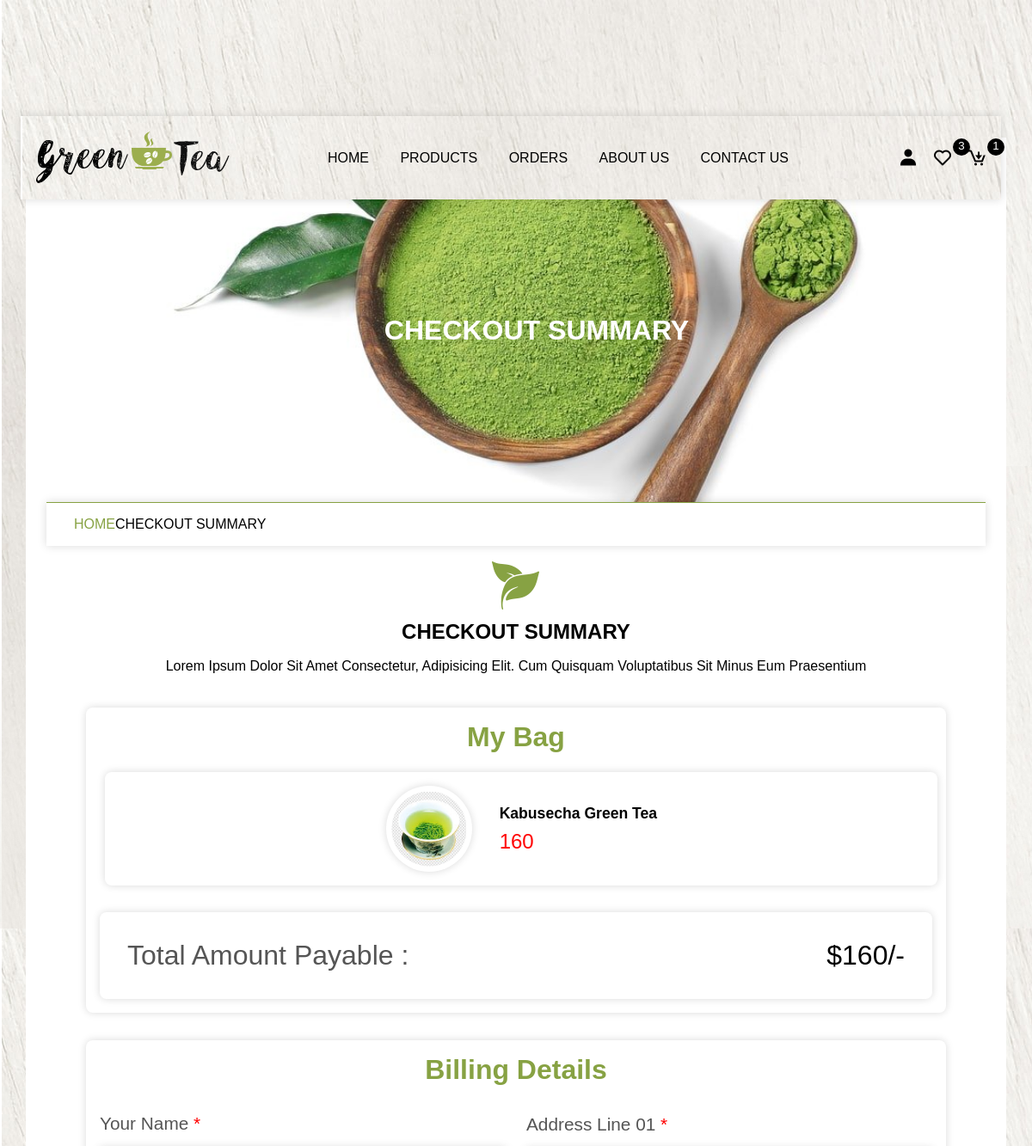
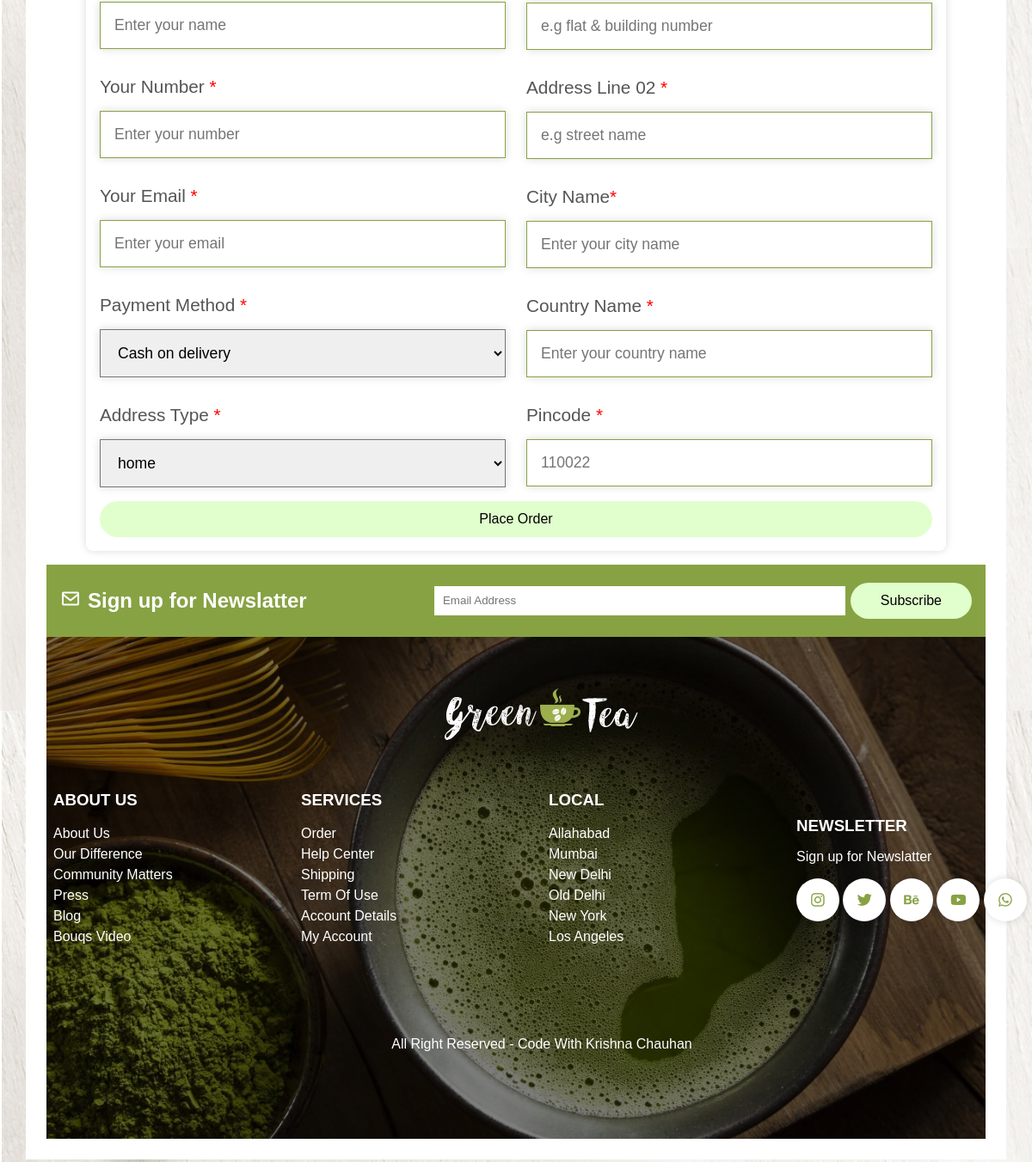
The page /checkout.php?get_id=3 on the database its author committed (2 pictures, top to bottom).
### tables this page shows
CREATE TABLE `products` (
  `id` int(25) NOT NULL,
  `name` varchar(255) NOT NULL,
  `price` int(255) NOT NULL,
  `image` varchar(255) NOT NULL,
  `product_detail` varchar(255) NOT NULL
);

### checkout.php (the view, shortened to what this page needs)
<?php
include 'components/connection.php';
?>
<!DOCTYPE html>
<html lang="en">
<head>
    <link href='https://unpkg.com/boxicons@2.1.4/css/boxicons.min.css' rel='stylesheet'>
</head>
<body>
    <?php include 'components/header.php';?>
    <div class="main">
        <div class="banner">
            <h1>checkout summary</h1>
        </div>
        <div class="title2">
            <a href="home.php">Home</a><span>Checkout summary</span>
        </div>
        <section class="checkout">
             <div class="title">
                <img src="img/download.png" alt="" class="logo">
                <h1>Checkout Summary</h1>
                <p>Lorem ipsum dolor sit amet consectetur, adipisicing elit. Cum quisquam voluptatibus sit minus eum praesentium</p>
            </div>
                <div class="row">
                    <form action="" method="post">
                        <h3>billing details</h3>
                        <div class="flex">
                            <div class="box">
                                <div class="input-field">
                                    <p>your name <span>*</span></p>
                                    <input type="text" name="name" required maxlength="50" placeholder="Enter your name" class="input">
                                </div>
                                <div class="input-field">
                                    <p>your number <span>*</span></p>
                                    <input type="number" name="number" required maxlength="10" placeholder="Enter your number" class="input">
                                </div>
                                <div class="input-field">
                                    <p>your email <span>*</span></p>
                                    <input type="email" name="email" required maxlength="50" placeholder="Enter your email" class="input">
                                </div>
                                <div class="input-field">
                                    <p>payment method <span>*</span></p>
                                    <select name="method" id="" class="input">
                                        <option value="cash on delivery">Cash on delivery</option>
                                    </select>
                                </div>
                                <div class="input-field">
                                    <p>address type <span>*</span></p>
                                    <select name="address_type" id="" class="input">
                                        <option value="home">home</option>
                                    </select>
                                </div>
                            </div>
                            <div class="box">
                                <div class="input-field">
                                    <p>address line 01 <span>*</span></p>
                                    <input type="text" name="flat" required maxlength="50" placeholder="e.g flat & building number" class="input">
                                </div>
                                <div class="input-field">
                                    <p>address line 02 <span>*</span></p>
                                    <input type="text" name="street" required maxlength="50" placeholder="e.g street name" class="input">
                                </div>
                                <div class="input-field">
                                    <p>city name<span>*</span></p>
                                    <input type="text" name="city" required maxlength="50" placeholder="Enter your city name" class="input">
                                </div>
                                <div class="input-field">
                                    <p>country name <span>*</span></p>
                                    <input type="text" name="country" required maxlength="50" placeholder="Enter your country name" class="input">
                                </div>
                                <div class="input-field">
                                    <p>pincode <span>*</span></p>
                                    <input type="text" name="pincode" required maxlength="6" placeholder="110022" max="999999" class="input">
                                </div>
                            </div>
                        </div>
                        <button type="submit" name="place_order" class="btn">place order</button>
                    </form>
                    <div class="summary">
                        <h3>my bag</h3>
                        <div class="box-container">
                            <?php
                                $grand_total=0;
                                if(isset($_GET['get_id'])){
                                    $select_get = $conn->prepare("SELECT * FROM `products` WHERE id=?");
                                    $select_get->execute([$_GET['get_id']]);
                                    while($fetch_get = $select_get->fetch(PDO::FETCH_ASSOC)){
                                        $sub_total = $fetch_get['price'];
                                        $grand_total+=$sub_total;
                            ?>
                            <div class="flex">
                                <img src="img/<?=$fetch_get['image'];?>" class="image">
                                <div>
                                    <h3 class="name"><?=$fetch_get['name'];?></h3>
                                    <p class="price"><?=$fetch_get['price'];?></p>
                                </div>
                            </div>
                            <?php
                                         }
                                        }
                            ?>
                        </div>
                        <div class="grand-total"><span>total amount payable : </span>$<?= $grand_total ?>/-</div>
                    </div>
             </div>
        </section>
     <?php include 'components/footer.php'; ?>
    </div>
</body>
</html>

### rows shown on the page
products: image (picture), name "Kabusecha Green Tea", price "160"

### other values the page prints
$total_wishlist_items "3"
$total_cart_items "1"
$grand_total "160"
